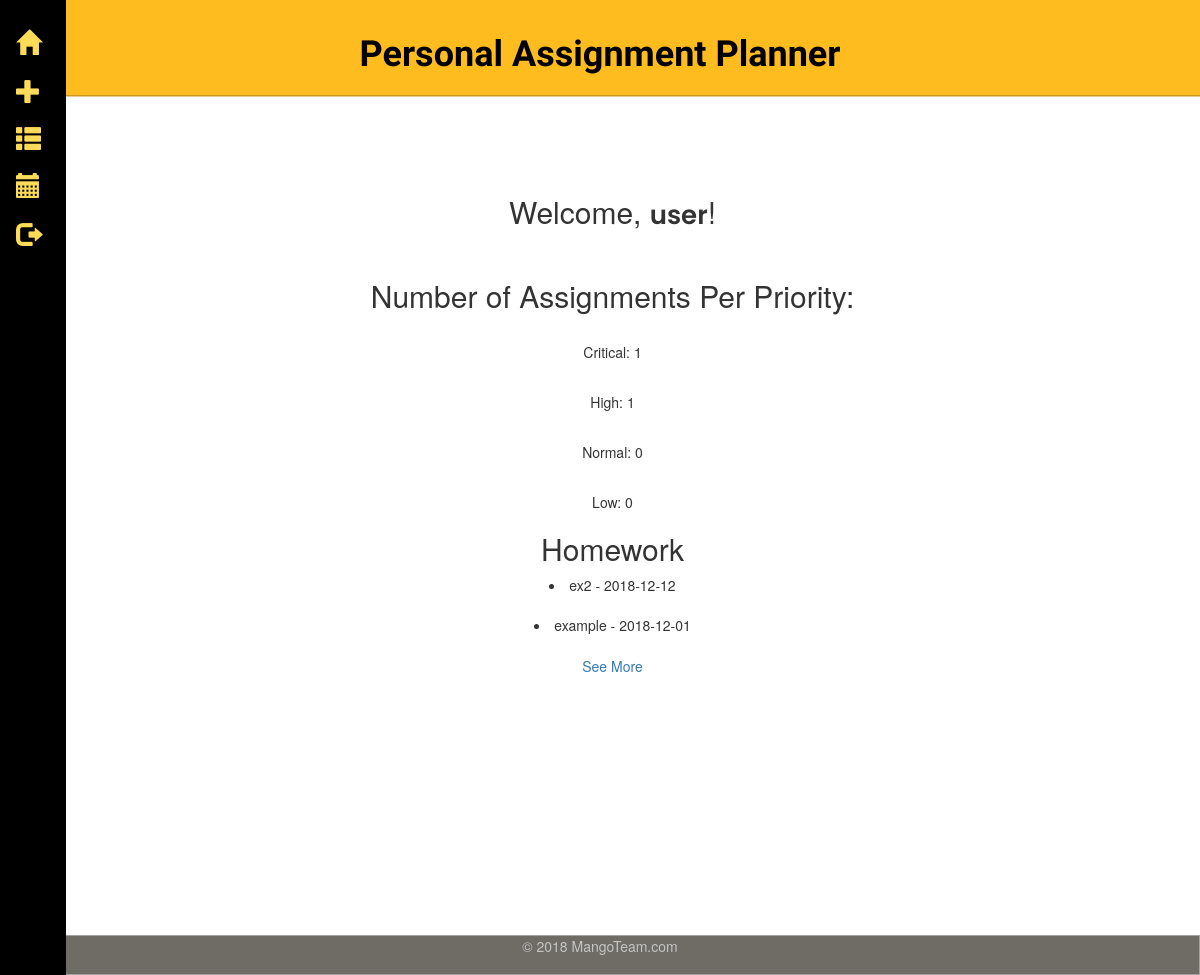
The app's page /homepage (signed in) with its own data.
### tables this page shows
CREATE TABLE assignments (
  id integer primary key autoincrement,
  username text not null,
  title text not null,
  course text not null,
  category text not null,
  priority text not null,
  duedate text not null,
  description text not null
);

### app.py (the view)
@app.route('/homepage')
def display_homepage():
    if 'logged_in' in session:
        username = session['logged_in']
        db = get_db()
        cur = db.execute('select * from assignments where username = ? order by id desc', [username])
        assignments = cur.fetchall()
        critical = db.execute("select count(*) from assignments where username = ? and priority = 'Critical'",
                         [username])
        high = db.execute("select count(*) from assignments where username = ? and priority = 'High'",
                         [username])
        normal = db.execute("select count(*) from assignments where username = ? and priority = 'Normal'",
                         [username])
        low = db.execute("select count(*) from assignments where username = ? and priority = 'Low'",
                         [username])
        priority1 = critical.fetchone()
        number_of_critical = priority1[0]
        priority2 = high.fetchone()
        number_of_high = priority2[0]
        priority3 = normal.fetchone()
        number_of_normal = priority3[0]
        priority4 = low.fetchone()
        number_of_low = priority4[0]
        return render_template('Homepage.html', username=username, critical=number_of_critical,
                               high=number_of_high, normal=number_of_normal, low=number_of_low, assignments=assignments)
    return render_template('OpeningPage.html')

### app.py (called while the page is built)
def connect_db():
    rv = sqlite3.connect(app.config['DATABASE'])
    rv.row_factory = sqlite3.Row
    return rv

def get_db():
    if not hasattr(g, 'sqlite_db'):
        g.sqlite_db = connect_db()
    return g.sqlite_db

### templates/Homepage.html (shortened to what this page needs)
{% extends "layout_template.html" %}
{% block body %}
 <div class="container-fluid">
   <h2 class="masthead-brand">Welcome, <span class="username">{{ username }}</span>! </h2>
      <br>
    <div class="wrap">
      <div class="left-col">
        <div class="box">
          <h2 class="box-title">Number of Assignments Per Priority:</h2>
              <div class="empty-box-content">
                <div class="empty-content">
                  <br>
                    <p>Critical: {{ critical }}</p>
                    <br>
                    <p>High: {{ high }}</p>
                    <br>
                    <p>Normal: {{ normal }}</p>
                    <br>
                    <p>Low: {{ low }}</p>
                </div>
              </div>
        </div>
      </div>
    </div>
    <div class="right-col">
      <div class="box">
        <h2 class="box-title">Homework</h2>
        <div class="empty-box-content">
          <div class="empty-content">
            {% if assignments %}
                {% for assignment in assignments %}
                  <li>{{ assignment.title }}  -  {{ assignment.duedate }}</li>
                  <br>
                {% else %}
                  <em>No assignment entries here so far.</em>
                <br>
                {% endfor %}
                <a href="./assignments">See More</a>
            {% else %}
              <p>This is where your assignments, tests and projects will be displayed. You'll be able to view them by class, type and priority.</p>
            {% endif %}
          </div>
        </div>
      </div>
    </div>
 </div>
{% endblock %}

### static/homepage.css (style rules this page uses)
a, a:focus, a:hover { padding: .25rem 0 }
html, body { height: 100%; background-color: #fff; }
.username { font-size: 26px; font-weight: 550; font-family: 'Poppins', sans-serif; }

### records on screen
assignments: title "ex2", duedate "2018-12-12"
assignments: title "example", duedate "2018-12-01"

### other values on screen
{{ username }} "user"
{{ critical }} "1"
{{ high }} "1"
{{ normal }} "0"
{{ low }} "0"
